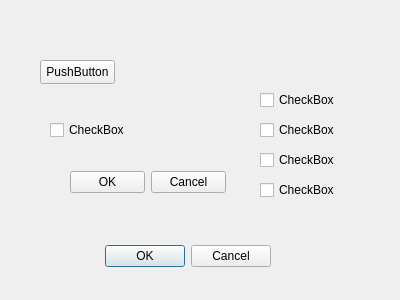
<?xml version="1.0" encoding="UTF-8"?>
<ui version="4.0">
 <class>Dialog</class>
 <widget class="QDialog" name="Dialog">
  <property name="geometry">
   <rect>
    <x>0</x>
    <y>0</y>
    <width>400</width>
    <height>300</height>
   </rect>
  </property>
  <property name="windowTitle">
   <string>Dialog</string>
  </property>
  <widget class="QDialogButtonBox" name="buttonBox">
   <property name="geometry">
    <rect>
     <x>-70</x>
     <y>240</y>
     <width>341</width>
     <height>32</height>
    </rect>
   </property>
   <property name="orientation">
    <enum>Qt::Horizontal</enum>
   </property>
   <property name="standardButtons">
    <set>QDialogButtonBox::Cancel|QDialogButtonBox::Ok</set>
   </property>
  </widget>
  <widget class="QCheckBox" name="checkBox">
   <property name="geometry">
    <rect>
     <x>260</x>
     <y>90</y>
     <width>75</width>
     <height>20</height>
    </rect>
   </property>
   <property name="text">
    <string>CheckBox</string>
   </property>
  </widget>
  <widget class="QCheckBox" name="checkBox_2">
   <property name="geometry">
    <rect>
     <x>260</x>
     <y>120</y>
     <width>75</width>
     <height>20</height>
    </rect>
   </property>
   <property name="text">
    <string>CheckBox</string>
   </property>
  </widget>
  <widget class="QCheckBox" name="checkBox_3">
   <property name="geometry">
    <rect>
     <x>260</x>
     <y>150</y>
     <width>75</width>
     <height>20</height>
    </rect>
   </property>
   <property name="text">
    <string>CheckBox</string>
   </property>
  </widget>
  <widget class="QCheckBox" name="checkBox_4">
   <property name="geometry">
    <rect>
     <x>260</x>
     <y>180</y>
     <width>75</width>
     <height>20</height>
    </rect>
   </property>
   <property name="text">
    <string>CheckBox</string>
   </property>
  </widget>
  <widget class="QPushButton" name="pushButton">
   <property name="geometry">
    <rect>
     <x>40</x>
     <y>60</y>
     <width>75</width>
     <height>24</height>
    </rect>
   </property>
   <property name="text">
    <string>PushButton</string>
   </property>
  </widget>
  <widget class="QCheckBox" name="checkBox_5">
   <property name="geometry">
    <rect>
     <x>50</x>
     <y>120</y>
     <width>75</width>
     <height>20</height>
    </rect>
   </property>
   <property name="text">
    <string>CheckBox</string>
   </property>
  </widget>
  <widget class="QDialogButtonBox" name="buttonBox_2">
   <property name="geometry">
    <rect>
     <x>70</x>
     <y>170</y>
     <width>156</width>
     <height>24</height>
    </rect>
   </property>
   <property name="standardButtons">
    <set>QDialogButtonBox::Cancel|QDialogButtonBox::Ok</set>
   </property>
  </widget>
 </widget>
 <resources/>
 <connections>
  <connection>
   <sender>buttonBox</sender>
   <signal>accepted()</signal>
   <receiver>Dialog</receiver>
   <slot>accept()</slot>
   <hints>
    <hint type="sourcelabel">
     <x>248</x>
     <y>254</y>
    </hint>
    <hint type="destinationlabel">
     <x>157</x>
     <y>274</y>
    </hint>
   </hints>
  </connection>
  <connection>
   <sender>buttonBox</sender>
   <signal>rejected()</signal>
   <receiver>Dialog</receiver>
   <slot>reject()</slot>
   <hints>
    <hint type="sourcelabel">
     <x>316</x>
     <y>260</y>
    </hint>
    <hint type="destinationlabel">
     <x>286</x>
     <y>274</y>
    </hint>
   </hints>
  </connection>
 </connections>
</ui>
